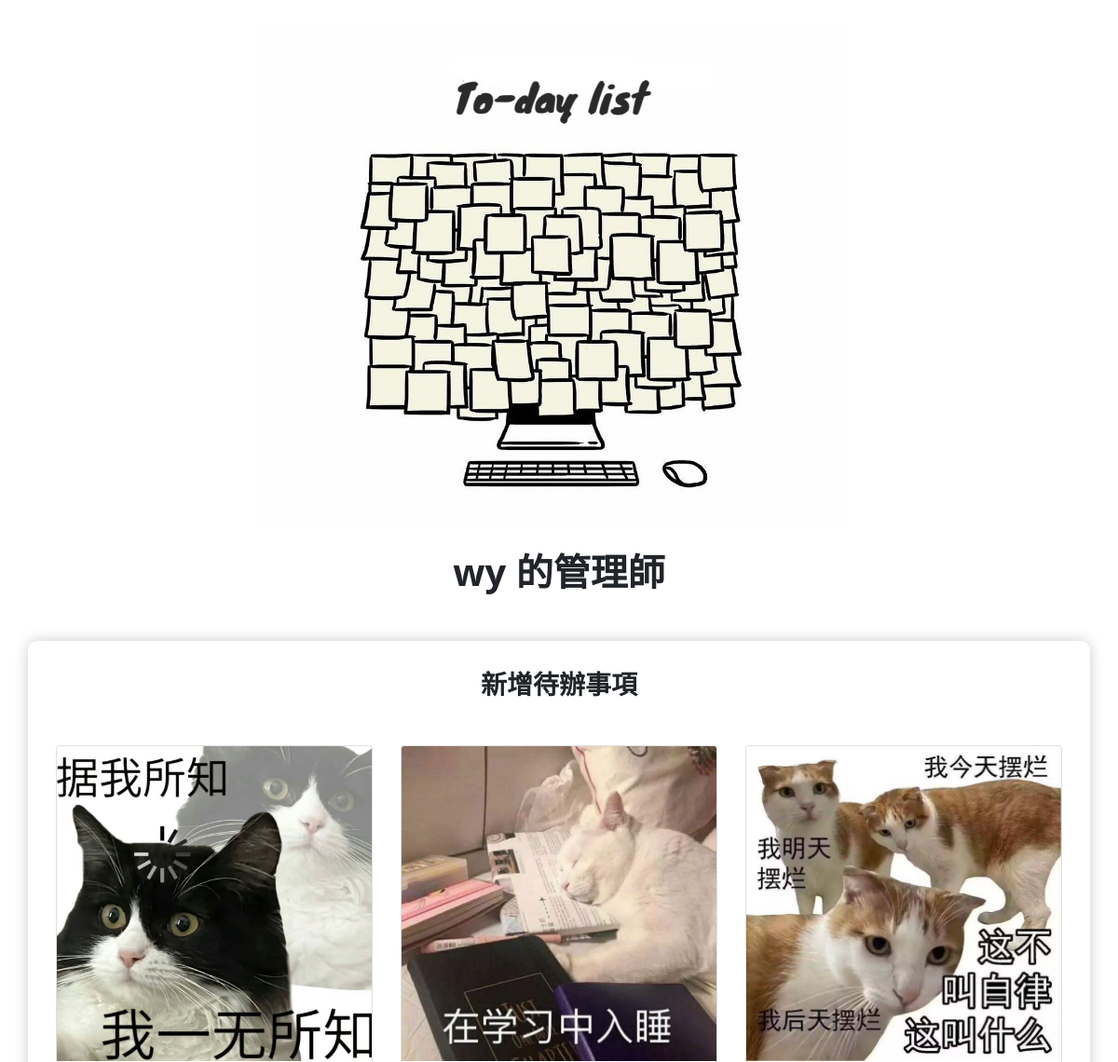
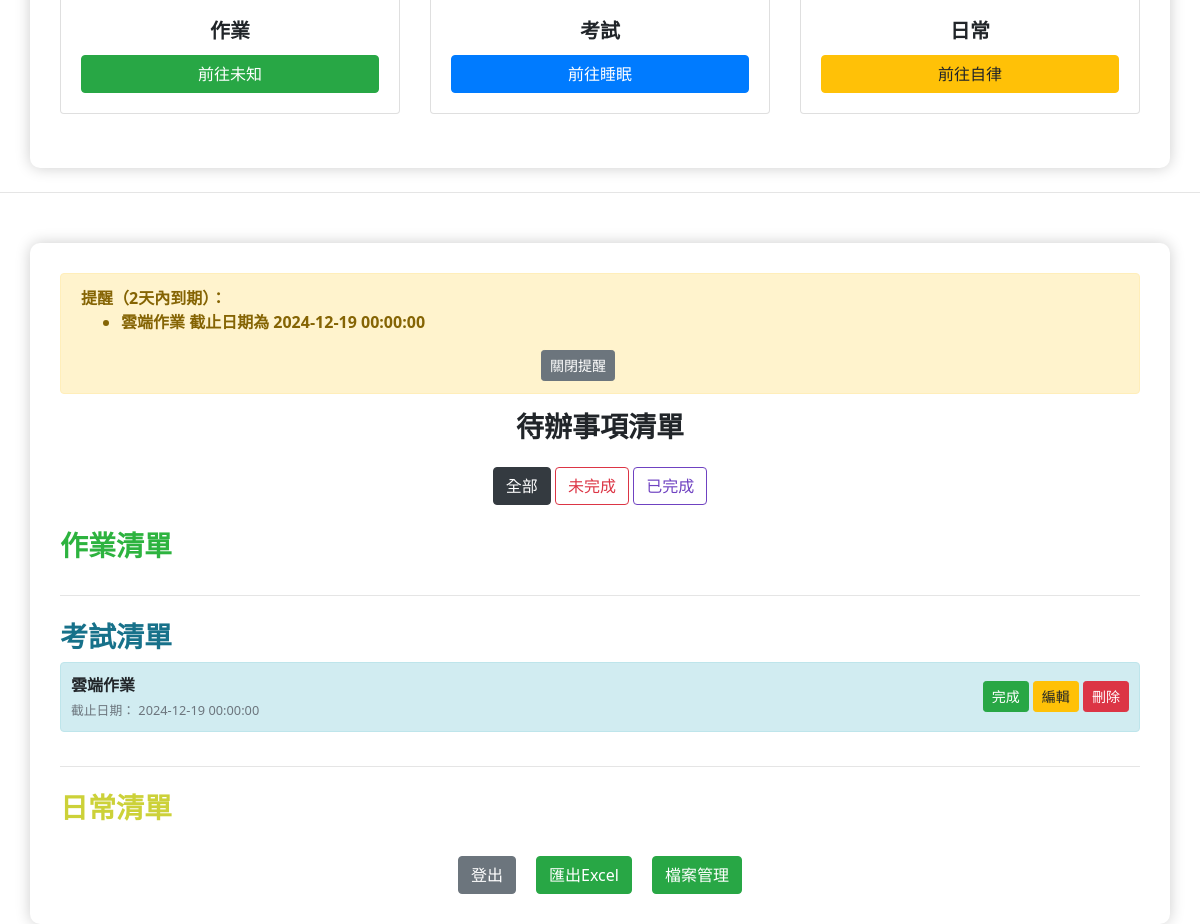
The app's page / (signed in) with its own data (2 pictures, top to bottom).
### app.py (models this page shows)
class User(db.Model):
    id = db.Column(db.Integer, primary_key=True)
    username = db.Column(db.String(150), nullable=False, unique=True)
    password = db.Column(db.String(200), nullable=False)
    todos = db.relationship('Todo', backref='user', lazy=True)

class Todo(db.Model):
    id = db.Column(db.Integer, primary_key=True)
    content = db.Column(db.String(200), nullable=False)
    completed = db.Column(db.Boolean, default=False)
    date_created = db.Column(db.DateTime, default=datetime.utcnow)
    due_date = db.Column(db.DateTime, nullable=True)
    user_id = db.Column(db.Integer, db.ForeignKey('user.id'), nullable=False)
    category = db.Column(db.String(50), nullable=False, default='日常')
    files = db.relationship('File', backref='todo', lazy=True)  # 關聯檔案

### app.py (the view)
@app.route('/')
def index():
    if 'user_id' not in session:
        return redirect(url_for('login'))
    user = db.session.get(User, session['user_id'])
    if not user:
        return redirect(url_for('login'))
    category = request.args.get('category', 'all')
    if category == 'completed':
        todos = Todo.query.filter_by(user_id=user.id, completed=True).order_by(Todo.due_date.asc().nulls_last(), Todo.date_created.asc()).all()
    elif category == 'incomplete':
        todos = Todo.query.filter_by(user_id=user.id, completed=False).order_by(Todo.due_date.asc().nulls_last(), Todo.date_created.asc()).all()
    else:  # 默認顯示全部
        todos = Todo.query.filter_by(user_id=user.id).order_by(Todo.due_date.asc().nulls_last(), Todo.date_created.asc()).all()
    for todo in todos:
        todo.is_overdue = todo.due_date and todo.due_date < datetime.utcnow()
    files = File.query.join(Todo, File.todo_id == Todo.id).filter(Todo.user_id == user.id).all()
    reminders = session.pop('reminder', None)
    return render_template('index.html', todos=todos, username=user.username, reminders=reminders, category=category, files=files)

### app.py (called while the page is built)
@app.before_request
def update_last_activity():
    if 'user_id' in session:
        session.permanent = True  # 設定 session 為永久，以便配合 `permanent_session_lifetime`
        session.modified = True  # 確保活動時間更新

@app.before_request
def update_last_activity():
    if 'user_id' in session:
        session.permanent = True  # 設定 session 為永久，以便配合 `permanent_session_lifetime`
        session.modified = True  # 確保活動時間更新

### templates/index.html (shortened to what this page needs)
<!DOCTYPE html>
<html lang="zh-Hant">
<head>
    <link rel="stylesheet" href="https://stackpath.bootstrapcdn.com/bootstrap/4.5.2/css/bootstrap.min.css">
</head>
<body>
    <div id="carouselExampleIndicators" class="carousel slide" data-ride="carousel" data-interval="3000">
        <ol class="carousel-indicators">
          <li data-target="#carouselExampleIndicators" data-slide-to="0" class="active"></li>
          <li data-target="#carouselExampleIndicators" data-slide-to="1"></li>
          <li data-target="#carouselExampleIndicators" data-slide-to="2"></li>
        </ol>
        <div class="carousel-inner">
          <div class="carousel-item active">
            <img src="static/images/image1.jpg" class="d-block w-100" alt="圖片 1">
          </div>
        </div>
        <a class="carousel-control-prev" href="#carouselExampleIndicators" role="button" data-slide="prev">
          <span class="carousel-control-prev-icon" aria-hidden="true"></span>
        </a>
        <a class="carousel-control-next" href="#carouselExampleIndicators" role="button" data-slide="next">
          <span class="carousel-control-next-icon" aria-hidden="true"></span>
        </a>
    </div>
    <h1 class="text-center mb-4">{{ username }} 的管理師</h1>
    <div class="container">
        <h3 class="text-center mb-4">新增待辦事項</h3>
        <div class="row justify-content-center mt-5">
            <div class="col-md-4 mb-4">
                <div class="card">
                    <img src="static/images/homework.jpg" class="card-img-top" alt="作業">
                    <div class="card-body">
                        <h5 class="card-title text-center">作業</h5>
                        <a href="/category/作業" class="btn btn-success w-100">前往未知</a>
                    </div>
                </div>
            </div>
            <div class="col-md-4 mb-4">
                <div class="card">
                    <img src="static/images/test.jpg" class="card-img-top" alt="考試">
                    <div class="card-body">
                        <h5 class="card-title text-center">考試</h5>
                        <a href="/category/考試" class="btn btn-primary w-100">前往睡眠</a>
                    </div>
                </div>
            </div>
            <div class="col-md-4 mb-4">
                <div class="card">
                    <img src="static/images/life.jpg" class="card-img-top" alt="日常">
                    <div class="card-body">
                        <h5 class="card-title text-center">日常</h5>
                        <a href="/category/日常" class="btn btn-warning w-100">前往自律</a>
                    </div>
                </div>
            </div>
        </div>
    </div>
    <hr class="my-4">
    <div class="container">
        <div class="alert alert-warning alert-dismissible fade show" role="alert">
            <strong>提醒（2天內到期）：</strong>
            <ul>
                {% for reminder in reminders %}
                    <li>{{ reminder }}</li>
                {% endfor %}
            </ul>
            <div class="text-center mt-2">
                <button type="button" class="btn btn-secondary btn-sm" data-bs-dismiss="alert" aria-label="Close">關閉提醒</button>
            </div>
        </div>
        <h3 class="text-center mb-4">待辦事項清單</h3>
        <div class="text-center mb-4">
            <a href="/?category=all" class="btn btn-outline-dark {% if category == 'all' %}active{% endif %}">全部</a>
            <a href="/?category=incomplete" class="btn btn-outline-danger {% if category == 'incomplete' %}active{% endif %}">未完成</a>
            <a href="/?category=completed" class="btn btn-outline-purple {% if category == 'completed' %}active{% endif %}">已完成</a>
        </div>
        {% macro render_category(category_name, todos) %}
        <div class="category">
            <h3 class="{% if category_name == '作業' %}text-green{% elif category_name == '考試' %}text-blue{% elif category_name == '日常' %}text-Yellow{% endif %}">
            {{ category_name }}清單
            </h3>
            <ul class="list-group">
                {% for todo in todos if todo.category == category_name %}
                {% set matched_files = (files|selectattr("todo_id", "equalto", todo.id)|list) %}
                    <li class="list-group-item todo-item category-{{ category_name }} {% if todo.completed %}completed{% endif %}">
                        <div class="d-flex justify-content-between align-items-center">
                            <div>
                                <span class="{% if todo.is_overdue %}text-danger{% else %}text-body{% endif %}">
                                    {{ todo.content }}
                                </span><br>
                                <small class="{% if todo.is_overdue %}text-danger{% else %}text-muted{% endif %}">
                                    截止日期：
                                    {% if todo.due_date %}
                                        {{ todo.due_date.strftime('%Y-%m-%d %H:%M:%S') }}
                                    {% else %}
                                        無截止日期
                                    {% endif %}
                                </small>
                            </div>
                            <div>
                                <a href="/complete/{{ todo.id }}" class="btn btn-success btn-sm">
                                    {{ '未完成' if todo.completed else '完成' }}
                                </a>
                                <a href="javascript:void(0);" class="btn btn-warning btn-sm edit-btn"
                                data-id="{{ todo.id }}" data-content="{{ todo.content }}"
                                data-due-date="{{ todo.due_date.strftime('%Y-%m-%d') if todo.due_date else '' }}"
                                data-files='[
                                ]'>
                                    編輯
                                </a>
                                <a href="/delete/{{ todo.id }}" class="btn btn-danger btn-sm">刪除</a>
                            </div>
                        </div>
                    </li>
                {% endfor %}
            </ul>
        </div>
        {% endmacro %}
        {{ render_category('作業', todos) }}
        <hr class="my-4">
        {{ render_category('考試', todos) }}
        <hr class="my-4">
        {{ render_category('日常', todos) }}
    <div class="text-center mt-4">
        <a href="/logout" class="btn btn-secondary mx-2">登出</a>
        <a href="/export" class="btn btn-success mx-2">匯出Excel</a>
        <a href="/files" class="btn btn-success mx-2">檔案管理</a>
    </div>
</body>
</html>

### templates/index.html (style rules this page uses)
body { background-color: #ffffff; transition: background-color 0.3s ease; font-family: 'Noto Sans TC', sans; font-weight: 600; }
h1, h2, h3, h4, h5, h6 { font-family: 'Noto Sans TC', sans !important; font-weight: 600 !important; }
.container { margin-top: 50px; background-color: #ffffff; padding: 30px; border-radius: 10px; box-shadow: 0 0 15px rgba(0, 0, 0, 0.2); }
.todo-item { padding: 10px; border-radius: 5px; margin-bottom: 10px; }
.list-group-item.category-考試 { background-color: #d1ecf1; border-color: #bee5eb; }
.text-blue { color: rgb(23, 113, 138); }
.text-green { color: rgb(45, 179, 63); }
.text-Yellow { color: rgb(204, 209, 57); }
.btn-outline-purple { color: #6f42c1; border-color: #6f42c1; }
.carousel-inner img { width: 80%; max-height: 550px; object-fit: over; }
.carousel { padding: 25px 150px; border-radius: 20px; overflow: hidden; }
.carousel-inner { border-radius: 20px; }
.carousel-item img { width: 100%; border-radius: 20px; }

### records on screen
User: username "wy"
Todo: content "雲端作業", due_date "2024-12-19 00:00:00", completed "完成"

### other values on screen
{{ reminder }} "雲端作業 截止日期為 2024-12-19 00:00:00"
{{ category_name }} "作業 考試 日常"
